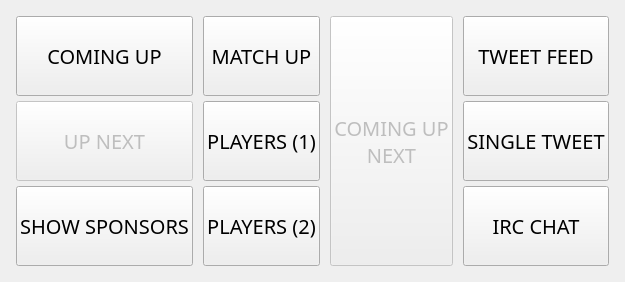
      <widget class="QWidget" name="tab_8">
       <attribute name="title">
        <string>CONTROL</string>
       </attribute>
       <layout class="QVBoxLayout" name="verticalLayout_6">
        <item>
         <widget class="QWidget" name="controller" native="true">
          <layout class="QHBoxLayout" name="horizontalLayout_5">
           <property name="spacing">
            <number>0</number>
           </property>
           <property name="margin">
            <number>0</number>
           </property>
           <item>
            <widget class="QWidget" name="con_scedule" native="true">
             <layout class="QVBoxLayout" name="verticalLayout_7">
              <property name="spacing">
               <number>5</number>
              </property>
              <property name="margin">
               <number>5</number>
              </property>
              <item>
               <widget class="QPushButton" name="Console_ComingUp">
                <property name="sizePolicy">
                 <sizepolicy hsizetype="Minimum" vsizetype="Expanding">
                  <horstretch>0</horstretch>
                  <verstretch>0</verstretch>
                 </sizepolicy>
                </property>
                <property name="minimumSize">
                 <size>
                  <width>0</width>
                  <height>0</height>
                 </size>
                </property>
                <property name="font">
                 <font>
                  <family>DINPro-Bold</family>
                  <pointsize>15</pointsize>
                  <weight>9</weight>
                  <italic>false</italic>
                  <bold>false</bold>
                 </font>
                </property>
                <property name="styleSheet">
                 <string notr="true">font: 75 15pt &quot;DINPro-Bold&quot;;</string>
                </property>
                <property name="text">
                 <string>COMING UP</string>
                </property>
                <property name="checkable">
                 <bool>true</bool>
                </property>
                <property name="checked">
                 <bool>false</bool>
                </property>
                <property name="flat">
                 <bool>false</bool>
                </property>
               </widget>
              </item>
              <item>
               <widget class="QPushButton" name="Console_UpNext">
                <property name="enabled">
                 <bool>false</bool>
                </property>
                <property name="sizePolicy">
                 <sizepolicy hsizetype="Minimum" vsizetype="Expanding">
                  <horstretch>0</horstretch>
                  <verstretch>0</verstretch>
                 </sizepolicy>
                </property>
                <property name="minimumSize">
                 <size>
                  <width>0</width>
                  <height>0</height>
                 </size>
                </property>
                <property name="font">
                 <font>
                  <family>DINPro-Bold</family>
                  <pointsize>15</pointsize>
                  <weight>9</weight>
                  <italic>false</italic>
                  <bold>false</bold>
                 </font>
                </property>
                <property name="styleSheet">
                 <string notr="true">font: 75 15pt &quot;DINPro-Bold&quot;;</string>
                </property>
                <property name="text">
                 <string>UP NEXT</string>
                </property>
                <property name="checkable">
                 <bool>true</bool>
                </property>
                <property name="checked">
                 <bool>false</bool>
                </property>
                <property name="flat">
                 <bool>false</bool>
                </property>
               </widget>
              </item>
              <item>
               <widget class="QPushButton" name="Console_Sponsors">
                <property name="sizePolicy">
                 <sizepolicy hsizetype="Minimum" vsizetype="Expanding">
                  <horstretch>0</horstretch>
                  <verstretch>0</verstretch>
                 </sizepolicy>
                </property>
                <property name="minimumSize">
                 <size>
                  <width>0</width>
                  <height>0</height>
                 </size>
                </property>
                <property name="font">
                 <font>
                  <family>DINPro-Bold</family>
                  <pointsize>15</pointsize>
                  <weight>9</weight>
                  <italic>false</italic>
                  <bold>false</bold>
                 </font>
                </property>
                <property name="styleSheet">
                 <string notr="true">font: 75 15pt &quot;DINPro-Bold&quot;;</string>
                </property>
                <property name="text">
                 <string>SHOW SPONSORS</string>
                </property>
                <property name="checkable">
                 <bool>true</bool>
                </property>
                <property name="checked">
                 <bool>false</bool>
                </property>
                <property name="flat">
                 <bool>false</bool>
                </property>
               </widget>
              </item>
             </layout>
            </widget>
           </item>
           <item>
            <widget class="QWidget" name="con_team" native="true">
             <layout class="QVBoxLayout" name="verticalLayout_8">
              <property name="spacing">
               <number>5</number>
              </property>
              <property name="margin">
               <number>5</number>
              </property>
              <item>
               <widget class="QPushButton" name="Console_TeamMatch">
                <property name="enabled">
                 <bool>true</bool>
                </property>
                <property name="sizePolicy">
                 <sizepolicy hsizetype="Minimum" vsizetype="Expanding">
                  <horstretch>0</horstretch>
                  <verstretch>0</verstretch>
                 </sizepolicy>
                </property>
                <property name="minimumSize">
                 <size>
                  <width>0</width>
                  <height>80</height>
                 </size>
                </property>
                <property name="font">
                 <font>
                  <family>DINPro-Bold</family>
                  <pointsize>15</pointsize>
                  <weight>9</weight>
                  <italic>false</italic>
                  <bold>false</bold>
                 </font>
                </property>
                <property name="styleSheet">
                 <string notr="true">font: 75 15pt &quot;DINPro-Bold&quot;;</string>
                </property>
                <property name="text">
                 <string>MATCH UP</string>
                </property>
                <property name="checkable">
                 <bool>true</bool>
                </property>
                <property name="checked">
                 <bool>false</bool>
                </property>
                <property name="flat">
                 <bool>false</bool>
                </property>
               </widget>
              </item>
              <item>
               <widget class="QPushButton" name="Console_Players1">
                <property name="enabled">
                 <bool>true</bool>
                </property>
                <property name="sizePolicy">
                 <sizepolicy hsizetype="Minimum" vsizetype="Expanding">
                  <horstretch>0</horstretch>
                  <verstretch>0</verstretch>
                 </sizepolicy>
                </property>
                <property name="minimumSize">
                 <size>
                  <width>0</width>
                  <height>80</height>
                 </size>
                </property>
                <property name="font">
                 <font>
                  <family>DINPro-Bold</family>
                  <pointsize>15</pointsize>
                  <weight>9</weight>
                  <italic>false</italic>
                  <bold>false</bold>
                 </font>
                </property>
                <property name="styleSheet">
                 <string notr="true">font: 75 15pt &quot;DINPro-Bold&quot;;</string>
                </property>
                <property name="text">
                 <string>PLAYERS (1)</string>
                </property>
                <property name="checkable">
                 <bool>true</bool>
                </property>
                <property name="checked">
                 <bool>false</bool>
                </property>
                <property name="flat">
                 <bool>false</bool>
                </property>
               </widget>
              </item>
              <item>
               <widget class="QPushButton" name="Console_Players2">
                <property name="enabled">
                 <bool>true</bool>
                </property>
                <property name="sizePolicy">
                 <sizepolicy hsizetype="Minimum" vsizetype="Expanding">
                  <horstretch>0</horstretch>
                  <verstretch>0</verstretch>
                 </sizepolicy>
                </property>
                <property name="minimumSize">
                 <size>
                  <width>0</width>
                  <height>80</height>
                 </size>
                </property>
                <property name="font">
                 <font>
                  <family>DINPro-Bold</family>
                  <pointsize>15</pointsize>
                  <weight>9</weight>
                  <italic>false</italic>
                  <bold>false</bold>
                 </font>
                </property>
                <property name="styleSheet">
                 <string notr="true">font: 75 15pt &quot;DINPro-Bold&quot;;</string>
                </property>
                <property name="text">
                 <string>PLAYERS (2)</string>
                </property>
                <property name="checkable">
                 <bool>true</bool>
                </property>
                <property name="checked">
                 <bool>false</bool>
                </property>
                <property name="flat">
                 <bool>false</bool>
                </property>
               </widget>
              </item>
             </layout>
            </widget>
           </item>
           <item>
            <widget class="QWidget" name="con_player" native="true">
             <layout class="QVBoxLayout" name="verticalLayout_9">
              <property name="spacing">
               <number>5</number>
              </property>
              <property name="margin">
               <number>5</number>
              </property>
              <item>
               <widget class="QPushButton" name="pushButton_30">
                <property name="enabled">
                 <bool>false</bool>
                </property>
                <property name="sizePolicy">
                 <sizepolicy hsizetype="Minimum" vsizetype="Expanding">
                  <horstretch>0</horstretch>
                  <verstretch>0</verstretch>
                 </sizepolicy>
                </property>
                <property name="minimumSize">
                 <size>
                  <width>0</width>
                  <height>80</height>
                 </size>
                </property>
                <property name="font">
                 <font>
                  <family>DINPro-Bold</family>
                  <pointsize>15</pointsize>
                  <weight>9</weight>
                  <italic>false</italic>
                  <bold>false</bold>
                 </font>
                </property>
                <property name="styleSheet">
                 <string notr="true">font: 75 15pt &quot;DINPro-Bold&quot;;</string>
                </property>
                <property name="text">
                 <string>COMING UP
NEXT</string>
                </property>
                <property name="checkable">
                 <bool>true</bool>
                </property>
                <property name="checked">
                 <bool>false</bool>
                </property>
                <property name="flat">
                 <bool>false</bool>
                </property>
               </widget>
              </item>
             </layout>
            </widget>
           </item>
           <item>
            <widget class="QWidget" name="con_event" native="true">
             <layout class="QVBoxLayout" name="verticalLayout_13">
              <property name="spacing">
               <number>5</number>
              </property>
              <property name="margin">
               <number>5</number>
              </property>
              <item>
               <widget class="QPushButton" name="Console_TweetFeed">
                <property name="sizePolicy">
                 <sizepolicy hsizetype="Minimum" vsizetype="Expanding">
                  <horstretch>0</horstretch>
                  <verstretch>0</verstretch>
                 </sizepolicy>
                </property>
                <property name="minimumSize">
                 <size>
                  <width>0</width>
                  <height>80</height>
                 </size>
                </property>
                <property name="font">
                 <font>
                  <family>DINPro-Bold</family>
                  <pointsize>15</pointsize>
                  <weight>9</weight>
                  <italic>false</italic>
                  <bold>false</bold>
                 </font>
                </property>
                <property name="styleSheet">
                 <string notr="true">font: 75 15pt &quot;DINPro-Bold&quot;;</string>
                </property>
                <property name="text">
                 <string>TWEET FEED</string>
                </property>
                <property name="checkable">
                 <bool>true</bool>
                </property>
                <property name="checked">
                 <bool>false</bool>
                </property>
                <property name="flat">
                 <bool>false</bool>
                </property>
               </widget>
              </item>
              <item>
               <widget class="QPushButton" name="Console_TweetSingle">
                <property name="sizePolicy">
                 <sizepolicy hsizetype="Minimum" vsizetype="Expanding">
                  <horstretch>0</horstretch>
                  <verstretch>0</verstretch>
                 </sizepolicy>
                </property>
                <property name="minimumSize">
                 <size>
                  <width>0</width>
                  <height>80</height>
                 </size>
                </property>
                <property name="font">
                 <font>
                  <family>DINPro-Bold</family>
                  <pointsize>15</pointsize>
                  <weight>9</weight>
                  <italic>false</italic>
                  <bold>false</bold>
                 </font>
                </property>
                <property name="styleSheet">
                 <string notr="true">font: 75 15pt &quot;DINPro-Bold&quot;;</string>
                </property>
                <property name="text">
                 <string>SINGLE TWEET</string>
                </property>
                <property name="checkable">
                 <bool>true</bool>
                </property>
                <property name="checked">
                 <bool>false</bool>
                </property>
                <property name="flat">
                 <bool>false</bool>
                </property>
               </widget>
              </item>
              <item>
               <widget class="QPushButton" name="Console_IRC">
                <property name="sizePolicy">
                 <sizepolicy hsizetype="Minimum" vsizetype="Expanding">
                  <horstretch>0</horstretch>
                  <verstretch>0</verstretch>
                 </sizepolicy>
                </property>
                <property name="minimumSize">
                 <size>
                  <width>0</width>
                  <height>80</height>
                 </size>
                </property>
                <property name="font">
                 <font>
                  <family>DINPro-Bold</family>
                  <pointsize>15</pointsize>
                  <weight>9</weight>
                  <italic>false</italic>
                  <bold>false</bold>
                 </font>
                </property>
                <property name="styleSheet">
                 <string notr="true">font: 75 15pt &quot;DINPro-Bold&quot;;</string>
                </property>
                <property name="text">
                 <string>IRC CHAT</string>
                </property>
                <property name="checkable">
                 <bool>true</bool>
                </property>
                <property name="checked">
                 <bool>false</bool>
                </property>
                <property name="flat">
                 <bool>false</bool>
                </property>
               </widget>
              </item>
             </layout>
            </widget>
           </item>
          </layout>
         </widget>
        </item>
       </layout>
      </widget>
